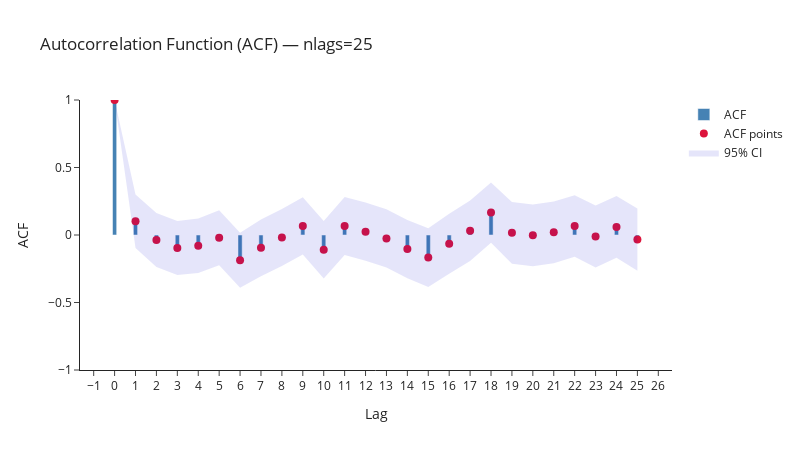

Notebook code for this chart:
### Code cell
plot_acf(ts, nlags=25, alpha=0.05)

### Figure 1 — Plotly figure (JSON) as saved in the notebook; plotly's stock layout.template omitted (floating-point values rounded to 4 significant figures)
{"data": [{"marker": {"color": "steelblue"}, "name": "ACF", "type": "bar", "width": 0.2, "x": [0, 1, 2, 3, 4, 5, 6, 7, 8, 9, 10, 11, 12, 13, 14, 15, 16, 17, 18, 19, 20, 21, 22, 23, 24, 25], "y": [1, 0.1014, -0.03702, -0.09689, -0.08018, -0.02025, -0.1866, -0.09514, -0.01835, 0.06728, -0.1095, 0.06744, 0.02429, -0.02525, -0.1039, -0.1671, -0.06466, 0.03125, 0.1661, 0.0161, -0.002591, 0.01953, 0.06678, -0.01083, 0.06, -0.03418]}, {"marker": {"color": "crimson", "size": 8}, "mode": "markers", "name": "ACF points", "type": "scatter", "x": [0, 1, 2, 3, 4, 5, 6, 7, 8, 9, 10, 11, 12, 13, 14, 15, 16, 17, 18, 19, 20, 21, 22, 23, 24, 25], "y": [1, 0.1014, -0.03702, -0.09689, -0.08018, -0.02025, -0.1866, -0.09514, -0.01835, 0.06728, -0.1095, 0.06744, 0.02429, -0.02525, -0.1039, -0.1671, -0.06466, 0.03125, 0.1661, 0.0161, -0.002591, 0.01953, 0.06678, -0.01083, 0.06, -0.03418]}, {"fill": "toself", "fillcolor": "rgba(0, 0, 200, 0.1)", "hoverinfo": "skip", "line": {"color": "rgba(255,255,255,0)"}, "name": "95% CI", "showlegend": true, "type": "scatter", "x": [0, 1, 2, 3, 4, 5, 6, 7, 8, 9, 10, 11, 12, 13, 14, 15, 16, 17, 18, 19, 20, 21, 22, 23, 24, 25, 25, 24, 23, 22, 21, 20, 19, 18, 17, 16, 15, 14, 13, 12, 11, 10, 9, 8, 7, 6, 5, 4, 3, 2, 1, 0], "y": [1, -0.09656, -0.237, -0.2972, -0.2823, -0.2236, -0.39, -0.3052, -0.2301, -0.1445, -0.3222, -0.1474, -0.1914, -0.241, -0.3197, -0.3849, -0.2874, -0.1923, -0.05758, -0.2124, -0.2311, -0.209, -0.1618, -0.2402, -0.1694, -0.2642, 0.1958, 0.2894, 0.2185, 0.2954, 0.2481, 0.2259, 0.2446, 0.3898, 0.2548, 0.1581, 0.05072, 0.112, 0.1905, 0.2399, 0.2823, 0.1031, 0.2791, 0.1934, 0.1149, 0.01686, 0.1831, 0.1219, 0.1034, 0.163, 0.2994, 1]}], "layout": {"height": 450, "title": {"text": "Autocorrelation Function (ACF) — nlags=25"}, "width": 800, "xaxis": {"dtick": 1, "tick0": 0, "tickmode": "linear", "title": {"text": "Lag"}}, "yaxis": {"range": [-1, 1], "title": {"text": "ACF"}}}}
